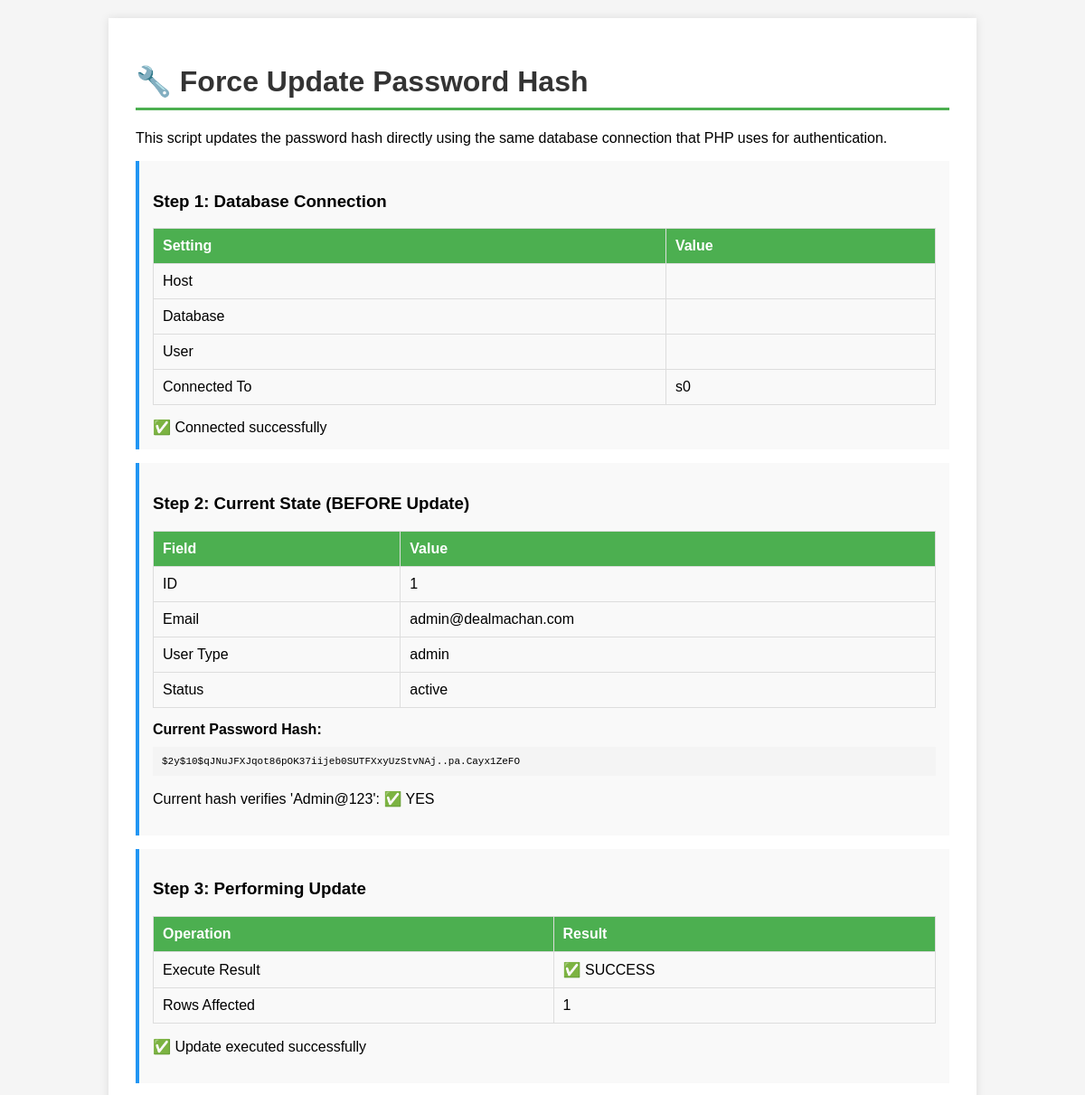
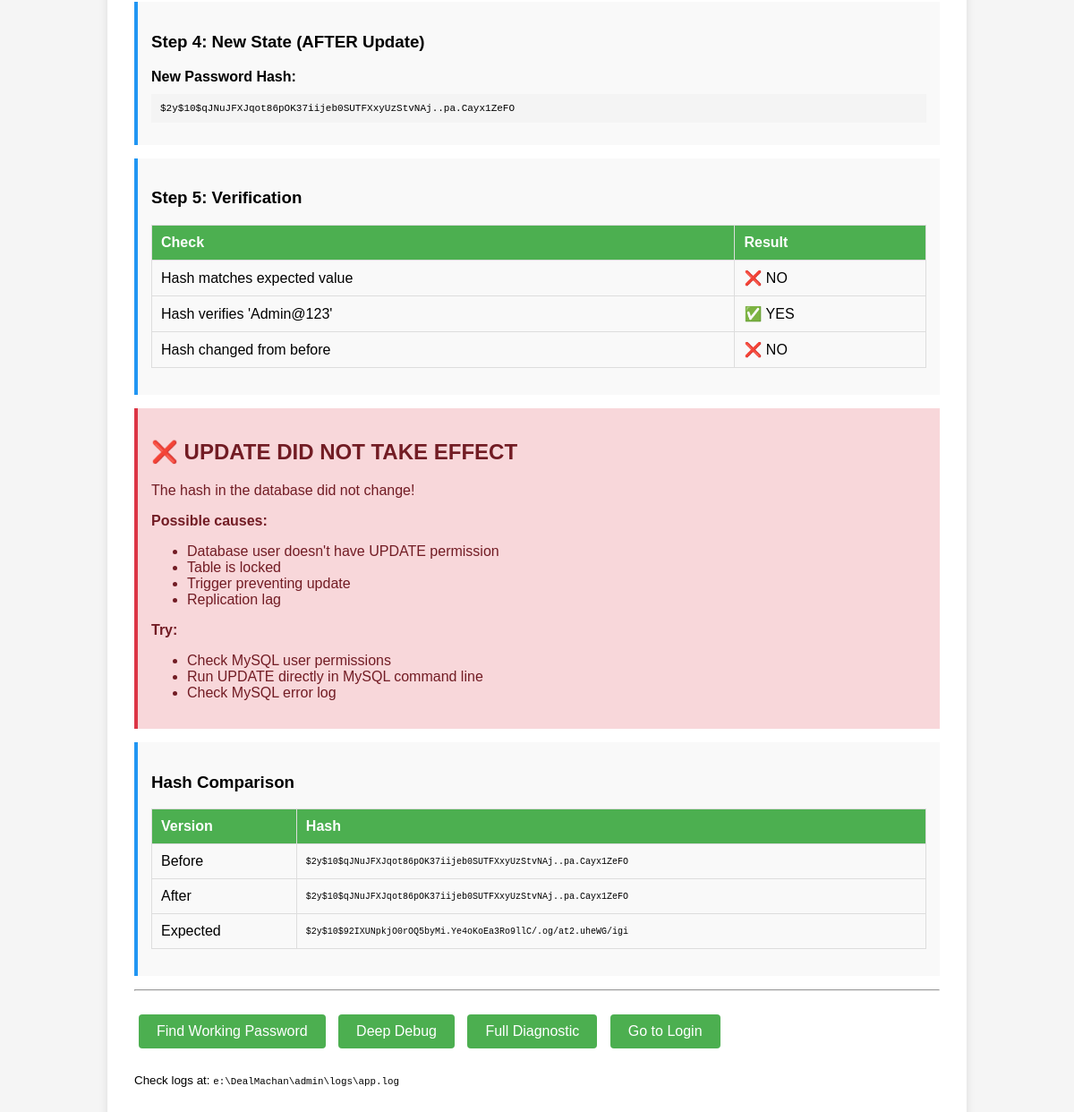
/admin/public/force-update-password.php, run on the app's committed database (2 pictures, top to bottom).
### tables this page shows
CREATE TABLE IF NOT EXISTS `users` (
  `id` int(10) unsigned NOT NULL AUTO_INCREMENT,
  `email` varchar(255) DEFAULT NULL,
  `phone` varchar(20) DEFAULT NULL,
  `password_hash` varchar(255) NOT NULL,
  `user_type` enum('admin','merchant','customer') NOT NULL,
  `status` enum('active','inactive','blocked','pending') NOT NULL DEFAULT 'active',
  `otp_code` varchar(10) DEFAULT NULL,
  `otp_expiry` timestamp NULL DEFAULT NULL,
  `last_login` timestamp NULL DEFAULT NULL,
  `created_at` timestamp NOT NULL DEFAULT current_timestamp(),
  `updated_at` timestamp NULL DEFAULT NULL ON UPDATE current_timestamp(),
  PRIMARY KEY (`id`),
  UNIQUE KEY `uk_email` (`email`),
  UNIQUE KEY `uk_phone` (`phone`),
  KEY `idx_user_type` (`user_type`),
  KEY `idx_status` (`status`)
);

### admin/public/force-update-password.php (the view, shortened to what this page needs)
<!DOCTYPE html>
<html>
<head>
</head>
<body>
<div class="container">
    <h1>🔧 Force Update Password Hash</h1>
    <p>This script updates the password hash directly using the same database connection that PHP uses for authentication.</p>
<?php
$newHash = '$2y$10$92IXUNpkjO0rOQ5byMi.Ye4oKoEa3Ro9llC/.og/at2.uheWG/igi';
$testPassword = 'Admin@123';
try {
    $db = Database::getInstance();
    $pdo = $db->getConnection();
    echo "<div class='step'>";
    echo "<h3>Step 1: Database Connection</h3>";
    echo "<table>";
    echo "<tr><th>Setting</th><th>Value</th></tr>";
    echo "<tr><td>Host</td><td>" . getenv('DB_HOST') . "</td></tr>";
    echo "<tr><td>Database</td><td>" . getenv('DB_NAME') . "</td></tr>";
    echo "<tr><td>User</td><td>" . getenv('DB_USER') . "</td></tr>";
    echo "<tr><td>Connected To</td><td>" . $pdo->query("SELECT DATABASE()")->fetchColumn() . "</td></tr>";
    echo "</table>";
    echo "✅ Connected successfully";
    echo "</div>";
    echo "<div class='step'>";
    echo "<h3>Step 2: Current State (BEFORE Update)</h3>";
    $stmt = $pdo->prepare("SELECT id, email, password_hash, user_type, status FROM users WHERE email = ?");
    $stmt->execute(['admin@dealmachan.com']);
    $userBefore = $stmt->fetch(PDO::FETCH_ASSOC);
    echo "<table>";
    echo "<tr><th>Field</th><th>Value</th></tr>";
    echo "<tr><td>ID</td><td>{$userBefore['id']}</td></tr>";
    echo "<tr><td>Email</td><td>{$userBefore['email']}</td></tr>";
    echo "<tr><td>User Type</td><td>{$userBefore['user_type']}</td></tr>";
    echo "<tr><td>Status</td><td>{$userBefore['status']}</td></tr>";
    echo "</table>";
    echo "<strong>Current Password Hash:</strong>";
    echo "<div class='hash'>{$userBefore['password_hash']}</div>";
    $currentWorks = password_verify($testPassword, $userBefore['password_hash']);
    echo "<p>Current hash verifies '{$testPassword}': " . ($currentWorks ? "✅ YES" : "❌ NO") . "</p>";
    echo "</div>";
    echo "<div class='step'>";
    echo "<h3>Step 3: Performing Update</h3>";
    $stmt = $pdo->prepare("UPDATE users SET password_hash = ?, updated_at = NOW() WHERE email = ?");
    $result = $stmt->execute([$newHash, 'admin@dealmachan.com']);
    $rowsAffected = $stmt->rowCount();
    echo "<table>";
    echo "<tr><th>Operation</th><th>Result</th></tr>";
    echo "<tr><td>Execute Result</td><td>" . ($result ? "✅ SUCCESS" : "❌ FAILED") . "</td></tr>";
    echo "<tr><td>Rows Affected</td><td>{$rowsAffected}</td></tr>";
    echo "</table>";
    if (!$result || $rowsAffected === 0) {
        echo "<div class='error'>❌ Update failed or no rows affected!</div>";
        Logger::error("Password update failed", ['result' => $result, 'rows' => $rowsAffected]);
    } else {
        echo "<p>✅ Update executed successfully</p>";
    }
    echo "</div>";
    echo "<div class='step'>";
    echo "<h3>Step 4: New State (AFTER Update)</h3>";
    $stmt = $pdo->prepare("SELECT id, email, password_hash, user_type, status FROM users WHERE email = ?");
    $stmt->execute(['admin@dealmachan.com']);
    $userAfter = $stmt->fetch(PDO::FETCH_ASSOC);
    echo "<strong>New Password Hash:</strong>";
    echo "<div class='hash'>{$userAfter['password_hash']}</div>";
    echo "</div>";
    echo "<div class='step'>";
    echo "<h3>Step 5: Verification</h3>";
    $hashMatches = ($userAfter['password_hash'] === $newHash);
    $passwordWorks = password_verify($testPassword, $userAfter['password_hash']);
    echo "<table>";
    echo "<tr><th>Check</th><th>Result</th></tr>";
    echo "<tr><td>Hash matches expected value</td><td>" . ($hashMatches ? "✅ YES" : "❌ NO") . "</td></tr>";
    echo "<tr><td>Hash verifies '{$testPassword}'</td><td>" . ($passwordWorks ? "✅ YES" : "❌ NO") . "</td></tr>";
    echo "<tr><td>Hash changed from before</td><td>" . ($userBefore['password_hash'] !== $userAfter['password_hash'] ? "✅ YES" : "❌ NO") . "</td></tr>";
    echo "</table>";
    echo "</div>";
    if ($hashMatches && $passwordWorks) {
        echo "<div class='step success'>";
        echo "<h2>🎉 SUCCESS!</h2>";
        echo "<p style='font-size: 18px;'><strong>Password has been updated successfully!</strong></p>";
        echo "<p>You can now login with:</p>";
        echo "<ul style='font-size: 16px;'>";
        echo "<li><strong>Email:</strong> admin@dealmachan.com</li>";
        echo "<li><strong>Password:</strong> Admin@123</li>";
        echo "</ul>";
        echo "<p><a href='index.php' class='btn'>Go to Login Page</a></p>";
        echo "</div>";
        Logger::info("Password update completed successfully");
    } elseif ($userBefore['password_hash'] === $userAfter['password_hash']) {
        echo "<div class='step error'>";
        echo "<h2>❌ UPDATE DID NOT TAKE EFFECT</h2>";
        echo "<p>The hash in the database did not change!</p>";
        echo "<p><strong>Possible causes:</strong></p>";
        echo "<ul>";
        echo "<li>Database user doesn't have UPDATE permission</li>";
        echo "<li>Table is locked</li>";
        echo "<li>Trigger preventing update</li>";
        echo "<li>Replication lag</li>";
        echo "</ul>";
        echo "<p><strong>Try:</strong></p>";
        echo "<ul>";
        echo "<li>Check MySQL user permissions</li>";
        echo "<li>Run UPDATE directly in MySQL command line</li>";
        echo "<li>Check MySQL error log</li>";
        echo "</ul>";
        echo "</div>";
    }
    echo "<div class='step'>";
    echo "<h3>Hash Comparison</h3>";
    echo "<table>";
    echo "<tr><th>Version</th><th>Hash</th></tr>";
    echo "<tr><td>Before</td><td style='font-family:monospace;font-size:10px;'>{$userBefore['password_hash']}</td></tr>";
    echo "<tr><td>After</td><td style='font-family:monospace;font-size:10px;'>{$userAfter['password_hash']}</td></tr>";
    echo "<tr><td>Expected</td><td style='font-family:monospace;font-size:10px;'>{$newHash}</td></tr>";
    echo "</table>";
    echo "</div>";
} catch (Exception $e) {
    echo "<div class='step error'>";
    echo "<h2>❌ Error Occurred</h2>";
    echo "<p><strong>Error:</strong> " . htmlspecialchars($e->getMessage()) . "</p>";
    echo "<p><strong>File:</strong> " . $e->getFile() . "</p>";
    echo "<p><strong>Line:</strong> " . $e->getLine() . "</p>";
    echo "</div>";
    Logger::critical("Force password update failed", [
        'error' => $e->getMessage(),
        'file' => $e->getFile(),
        'line' => $e->getLine()
    ]);
}
?>
<hr>
<p>
    <a href="find-password.php" class="btn">Find Working Password</a>
    <a href="debug-password.php" class="btn">Deep Debug</a>
    <a href="diagnose-login.php" class="btn">Full Diagnostic</a>
    <a href="index.php" class="btn">Go to Login</a>
</p>
<p><small>Check logs at: <code>e:\DealMachan\admin\logs\app.log</code></small></p>
</div>
</body>
</html>

### admin/public/force-update-password.php (style rules this page uses)
body { font-family: Arial; margin: 20px; background: #f5f5f5; }
.container { max-width: 900px; margin: 0 auto; background: white; padding: 30px; box-shadow: 0 0 10px rgba(0,0,0,0.1); }
h1 { color: #333; border-bottom: 3px solid #4CAF50; padding-bottom: 10px; }
.step { background: #f9f9f9; padding: 15px; margin: 15px 0; border-left: 4px solid #2196F3; }
.error { background: #f8d7da; border-left-color: #dc3545; color: #721c24; }
.hash { font-family: monospace; font-size: 11px; word-break: break-all; background: #f4f4f4; padding: 10px; margin: 10px 0; }
table { width: 100%; border-collapse: collapse; margin: 15px 0; }
th, td { padding: 10px; text-align: left; border: 1px solid #ddd; }
th { background: #4CAF50; color: white; }
.btn { display: inline-block; padding: 10px 20px; background: #4CAF50; color: white; text-decoration: none; border-radius: 4px; margin: 10px 5px; }

### data on the page
users: id "1", email "admin@dealmachan.com", user_type "admin", status "active", password_hash "$2y$10$qJNuJFXJqot86pOK37iijeb0SUTFXxyUzStvNAj..pa.Cayx1ZeFO"

### other printed values
$pdo->query("SELECT DATABASE()")->fetchColumn() "s0"
$testPassword "Admin@123"
$rowsAffected "1"
$newHash "$2y$10$92IXUNpkjO0rOQ5byMi.Ye4oKoEa3Ro9llC/.og/at2.uheWG/igi"
